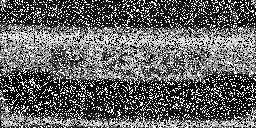
#> input picture ProblemSheets/ProblemSheet3/src/car2.png, 256 x 128 px
$ python median.py
#> lines starting #> are read from the running program, lines starting #| are printed output that depends on the picture
#> further down, img is the input picture: shape (128, 256); min 0, max 255, mean 99.8
import numpy as np
import cv2 as cv

def median(arr:[int]) -> int:
    arr.sort()
    if len(arr)%2==1:
        mid=int(len(arr)/2)
        return arr[mid]
    mid=int(len(arr)/2)
    return (arr[mid]+arr[mid-1])/2

def median_transform(image,radius=1) -> [[]]:
#> called with radius = 2
    padded_input=cv.copyMakeBorder(image,radius,radius,radius,radius,cv.BORDER_REPLICATE)
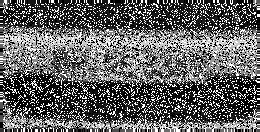
#> padded_input: shape (132, 260); min 0, max 255, mean 99.3
    output=np.zeros(image.shape)

    for i in range(0,image.shape[0]):
        for j in range(0,image.shape[1]):
            neighbours=[]
            for m in range(-radius,radius+1):
                for n in range(-radius,radius+1):
                    image_x=i+m+radius
                    image_y=j+n+radius

                    neighbours.append(padded_input[image_x,image_y])

            output[i,j]=median(neighbours)
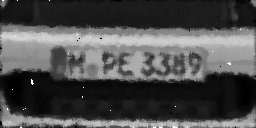
#> output: shape (128, 256) float64; min 0, max 255, mean 77.7
    return output

img=cv.imread("src/car2.png",cv.IMREAD_GRAYSCALE)
transformed=median_transform(img,radius=2)

cv.imwrite("src/median.png",transformed)
